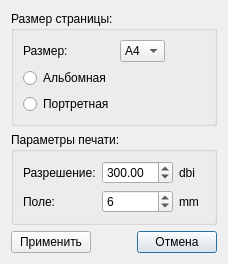
<?xml version="1.0" encoding="UTF-8"?>
<ui version="4.0">
 <class>Dialog_ConfigDocument</class>
 <widget class="QDialog" name="Dialog_ConfigDocument">
  <property name="geometry">
   <rect>
    <x>0</x>
    <y>0</y>
    <width>228</width>
    <height>259</height>
   </rect>
  </property>
  <property name="windowTitle">
   <string>Параметры страницы</string>
  </property>
  <layout class="QGridLayout" name="gridLayout">
   <item row="1" column="0" colspan="3">
    <widget class="QGroupBox" name="groupBox">
     <property name="title">
      <string>Параметры печати:</string>
     </property>
     <layout class="QGridLayout" name="gridLayout_2">
      <item row="1" column="2">
       <widget class="QLabel" name="label_5">
        <property name="text">
         <string>dbi</string>
        </property>
       </widget>
      </item>
      <item row="1" column="1">
       <widget class="QDoubleSpinBox" name="doubleSpinBox_PageDpi">
        <property name="maximum">
         <double>1500.000000000000000</double>
        </property>
        <property name="value">
         <double>300.000000000000000</double>
        </property>
       </widget>
      </item>
      <item row="1" column="0">
       <widget class="QLabel" name="label_2">
        <property name="text">
         <string>Разрешение:</string>
        </property>
       </widget>
      </item>
      <item row="2" column="0">
       <widget class="QLabel" name="label_3">
        <property name="text">
         <string>Поле:</string>
        </property>
       </widget>
      </item>
      <item row="2" column="1">
       <widget class="QSpinBox" name="spinBox_PageMargin">
        <property name="maximum">
         <number>1000</number>
        </property>
        <property name="value">
         <number>6</number>
        </property>
       </widget>
      </item>
      <item row="2" column="2">
       <widget class="QLabel" name="label_4">
        <property name="text">
         <string>mm</string>
        </property>
       </widget>
      </item>
     </layout>
    </widget>
   </item>
   <item row="0" column="0" colspan="3">
    <widget class="QGroupBox" name="groupBox_2">
     <property name="title">
      <string>Размер страницы:</string>
     </property>
     <layout class="QGridLayout" name="gridLayout_3">
      <item row="1" column="0">
       <widget class="QRadioButton" name="radioButton_PageLandscape">
        <property name="text">
         <string>Альбомная</string>
        </property>
       </widget>
      </item>
      <item row="2" column="0">
       <widget class="QRadioButton" name="radioButton_PagePortrait">
        <property name="text">
         <string>Портретная</string>
        </property>
       </widget>
      </item>
      <item row="0" column="1">
       <widget class="QComboBox" name="comboBox_PageSize">
        <property name="maximumSize">
         <size>
          <width>50</width>
          <height>16777215</height>
         </size>
        </property>
        <item>
         <property name="text">
          <string>A4</string>
         </property>
        </item>
        <item>
         <property name="text">
          <string>A3</string>
         </property>
        </item>
       </widget>
      </item>
      <item row="0" column="0">
       <widget class="QLabel" name="label">
        <property name="text">
         <string>Размер:</string>
        </property>
       </widget>
      </item>
      <item row="0" column="2">
       <spacer name="horizontalSpacer_2">
        <property name="orientation">
         <enum>Qt::Horizontal</enum>
        </property>
        <property name="sizeHint" stdset="0">
         <size>
          <width>40</width>
          <height>20</height>
         </size>
        </property>
       </spacer>
      </item>
     </layout>
    </widget>
   </item>
   <item row="3" column="1">
    <spacer name="horizontalSpacer">
     <property name="orientation">
      <enum>Qt::Horizontal</enum>
     </property>
     <property name="sizeHint" stdset="0">
      <size>
       <width>40</width>
       <height>20</height>
      </size>
     </property>
    </spacer>
   </item>
   <item row="3" column="2">
    <widget class="QPushButton" name="pushButton_Cancel">
     <property name="text">
      <string>Отмена</string>
     </property>
    </widget>
   </item>
   <item row="2" column="0" colspan="3">
    <spacer name="verticalSpacer">
     <property name="orientation">
      <enum>Qt::Vertical</enum>
     </property>
     <property name="sizeHint" stdset="0">
      <size>
       <width>20</width>
       <height>40</height>
      </size>
     </property>
    </spacer>
   </item>
   <item row="3" column="0">
    <widget class="QPushButton" name="pushButton_Ok">
     <property name="text">
      <string>Применить</string>
     </property>
    </widget>
   </item>
  </layout>
 </widget>
 <resources/>
 <connections/>
</ui>
